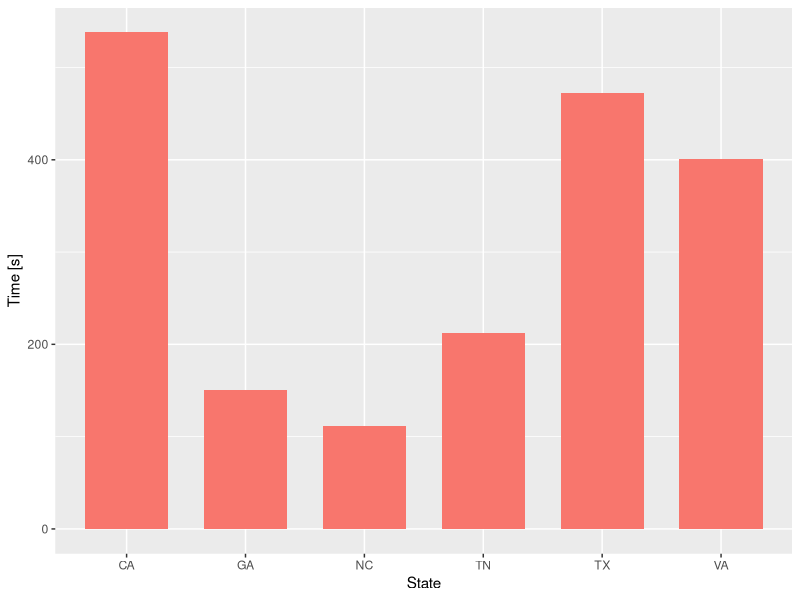
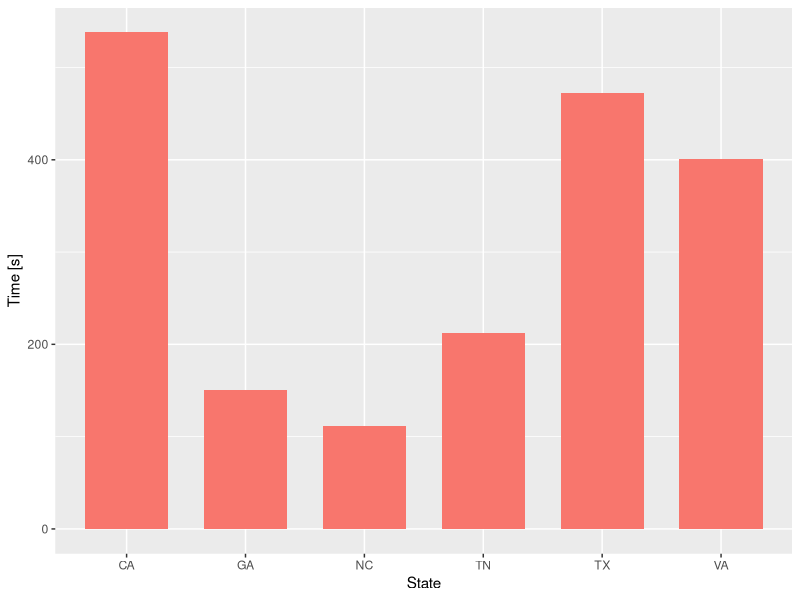

Write R code to recreate these figures, in order.
library(tidyverse)

states = c("NC", "GA", "TN", "VA", "TX", "CA")
values = c(111, 150, 212, 401, 472, 538)

data = data.frame(states=states, time=values)

p = ggplot(data, aes(x = states, y = time, fill="blue")) + 
  geom_col(width = 0.7, position="dodge") + 
  labs(x="State", y="Time [s]") +
  guides(fill=F)
plot(p)

W = 5
H = 4
ggsave(paste0("states.pdf"), width = W, height = H)
